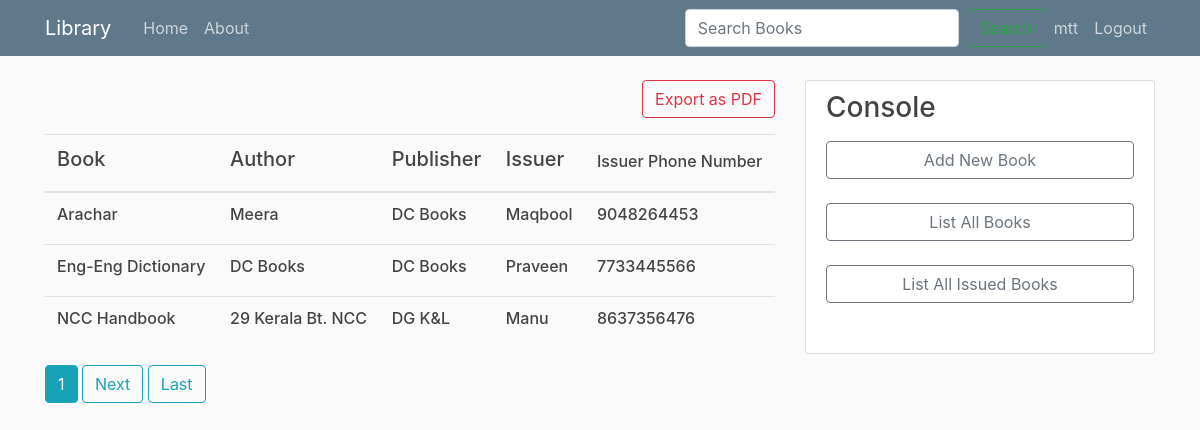
The page /issuedbooks/ (signed in) on the database its author committed.
### blog/models.py (models this page shows, shortened)
class Post(models.Model):
    title = models.CharField(max_length=100)
    book_author = models.CharField(default="",max_length=100)
    publisher = models.CharField(default="",max_length=100)
    content = models.TextField(max_length=500)
    date_posted = models.DateTimeField(default=timezone.now)
    author = models.ForeignKey(User, on_delete=models.CASCADE)
    issued = models.BooleanField(default=False)
    issued_to = models.CharField(default="",max_length=100,null=False)
    issue_to_phone_number = models.CharField(default="",max_length=10)
    issued_on = models.DateTimeField(null=True, blank=True, verbose_name='Issued on')

### blog/views.py (the view)
# urls.py: path('issuedbooks/',IssuedBooksView.as_view(), name='issued-books'),
class IssuedBooksView(LoginRequiredMixin,ListView):
    model = Post
    template_name = 'blog/issued_books.html'
    context_object_name = 'posts'
    ordering = ['title']
    paginate_by = 10

### templates/blog/issued_books.html (shortened to what this page needs)
{% extends "blog/base.html" %}
{% block content %}
<div class="float-right">
  <a class="btn btn-outline-danger right mb-3" href="{% url 'pdf-gen-issued' %}">Export as PDF</a> <br>
</div>
<br>
<table class="table">
  <thead class="black white-text">
    <tr>
      <th scope="col"><h5>Book</h5></th>
      <th scope="col"><h5>Author</h5></th>
      <th scope="col"><h5>Publisher</h5></th>
      <th scope="col"><h5>Issuer</h5></th>
      <th scope="col"><h6>Issuer Phone Number</h6></th>
    </tr>
  </thead>
  <tbody>
    {% for post in posts %}
      {% if post.issued %}
        <tr>
          <th scope="row"><a href="{% url 'post-detail' post.id %}"><h6>{{post.title}}</h6></a></th>
          <td><a href="{% url 'book-author-detail' post.book_author %}"><h6>{{post.book_author}}</h6></a></td>
          <td><h6>{{post.publisher}}</h6></td>
          <td><h6>{{post.issued_to}}</h6></td>
          <td><h6>{{post.issue_to_phone_number}}</h6></td>
        </tr>
      {% endif %}
    {% endfor %}
  </tbody>
</table>
  {% if is_paginated %}
    {% for num in page_obj.paginator.page_range %}
      {% if page_obj.number == num %}
        <a class="btn btn-info mb-4" href="?page={{ num }}">{{ num }}</a>
      {% elif num > page_obj.number|add:'-3' and num < page_obj.number|add:'-3' %}
        <a class="btn btn-outline-info mb-4" href="?page={{ num }}">{{ num }}</a>
      {% endif %}
    {% endfor %}
    {% if page_obj.has_next %}
      <a class="btn btn-outline-info mb-4" href="?page={{ page_obj.next_page_number }}">Next</a>
      <a class="btn btn-outline-info mb-4" href="?page={{ page_obj.paginator.num_pages }}">Last</a>
    {% endif %}
  {% endif %}
{% endblock %}

### templates/blog/base.html (shortened to what this page needs)
{% load static %}
<!DOCTYPE html>
<html lang="en" dir="ltr">
  <head>
    <link rel="stylesheet" href="https://stackpath.bootstrapcdn.com/bootstrap/4.3.1/css/bootstrap.min.css">
    <link rel="stylesheet" type="text/css" href="{% static 'blog/main.css' %}">
  </head>
  <body>
    <header class="site-header">
      <nav class="navbar navbar-expand-md navbar-dark bg-steel fixed-top">
        <div class="container">
          <a class="navbar-brand mr-4" href="{% url 'blog-home' %}">Library</a>
          <div class="collapse navbar-collapse" id="navbarToggle">
            <div class="navbar-nav mr-auto">
              <a class="nav-item nav-link" href="{% url 'blog-home' %}">Home</a>
              <a class="nav-item nav-link" href="{% url 'blog-about' %}">About</a>
            </div>
            <form class="form-inline" method="GET" action="{% url 'search-books' %}">
              <input class="form-control mr-md-2" type="search" name="q" placeholder="Search Books" value="{{ request.GET.q }}" aria-label="Search">
              <button class="btn btn-outline-success my-2 my-sm-0" type="submit">Search</button>
            </form>
            <div class="navbar-nav">
              {% if user.is_authenticated %}
                <a class="nav-item nav-link" href="{% url 'profile' %}">{{ user.username }}</a>
                <a class="nav-item nav-link" href="{% url 'logout' %}">Logout</a>
              {% else %}
                <a class="nav-item nav-link" href="{% url 'login' %}">Login</a>
                <a class="nav-item nav-link" href="{% url 'register' %}">Register</a>
              {% endif %}
            </div>
          </div>
        </div>
      </nav>
    </header>
    <main role="main" class="container">
      <div class="row">
        <div class="col-md-8">
          {% block content %}{% endblock %}
        </div>
        {% if user.is_authenticated %}
          <div class="col-md-4">
            <div class="content-section">
              <h3>Console</h3>
              <p class='text-muted'>
                <ul class="list-group">
                  <a class="btn btn-outline-secondary" href="{% url 'post-create' %}">Add New Book</a> <br>
                  <a class="btn btn-outline-secondary" href="{% url 'all-books' %}">List All Books</a> <br>
                  <a class="btn btn-outline-secondary" href="{% url 'issued-books' %}">List All Issued Books</a> <br>
                </ul>
              </p>
            </div>
          </div>
        {% endif %}
      </div>
    </main>
  </body>
</html>

### static/blog/main.css (style rules this page uses)
body { background: #fafafa; color: #333333; margin-top: 5rem; }
h1, h2, h3, h4, h5, h6 { color: #444444; }
ul { margin: 0; }
.bg-steel { background-color: #5f788a; }
.site-header .navbar-nav .nav-link { color: #cbd5db; }
.content-section { background: #ffffff; padding: 10px 20px; border: 1px solid #dddddd; border-radius: 3px; margin-bottom: 20px; }

### rows shown on the page
Post: title "Arachar", book_author "Meera", publisher "DC Books", issued_to "Maqbool", issue_to_phone_number "9048264453"
Post: title "Eng-Eng Dictionary", book_author "DC Books", publisher "DC Books", issued_to "Praveen", issue_to_phone_number "7733445566"
Post: title "NCC Handbook", book_author "29 Kerala Bt. NCC", publisher "DG K&L", issued_to "Manu", issue_to_phone_number "8637356476"

### other values the page prints
{{ user.username }} "mtt"
{{ num }} "1"
